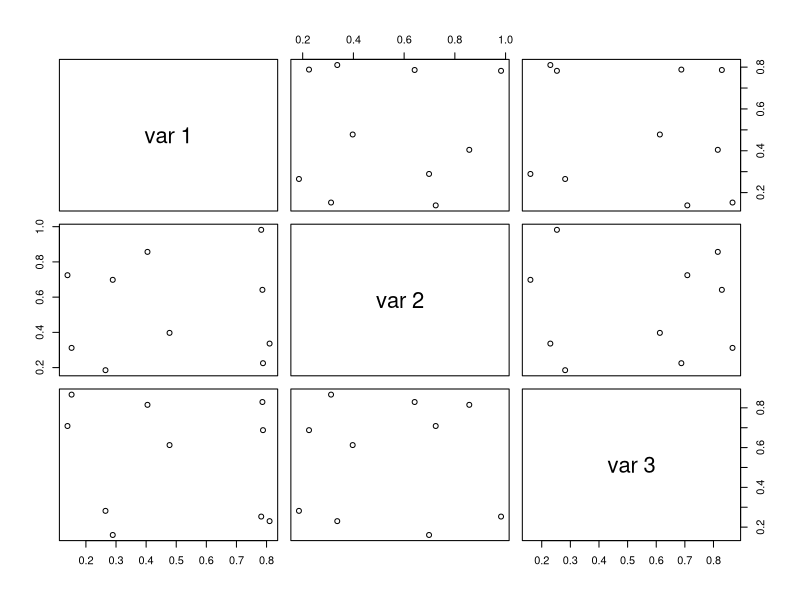
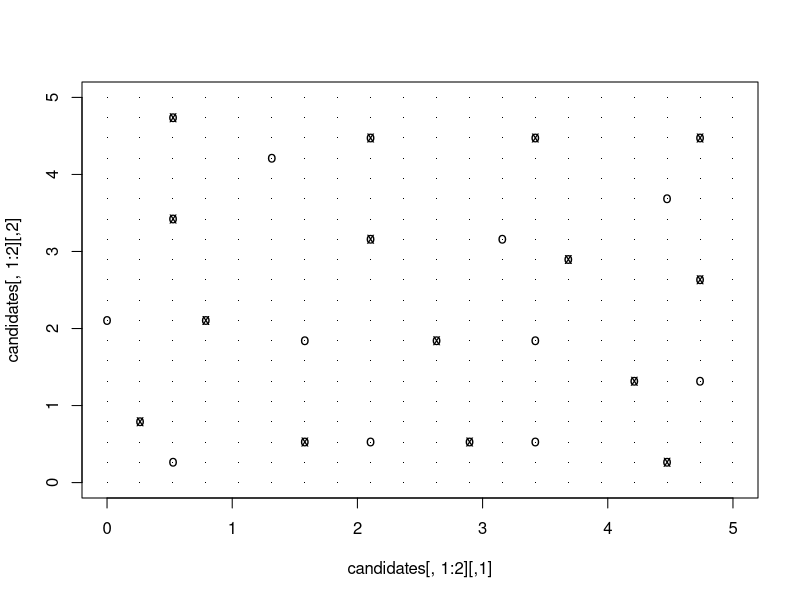
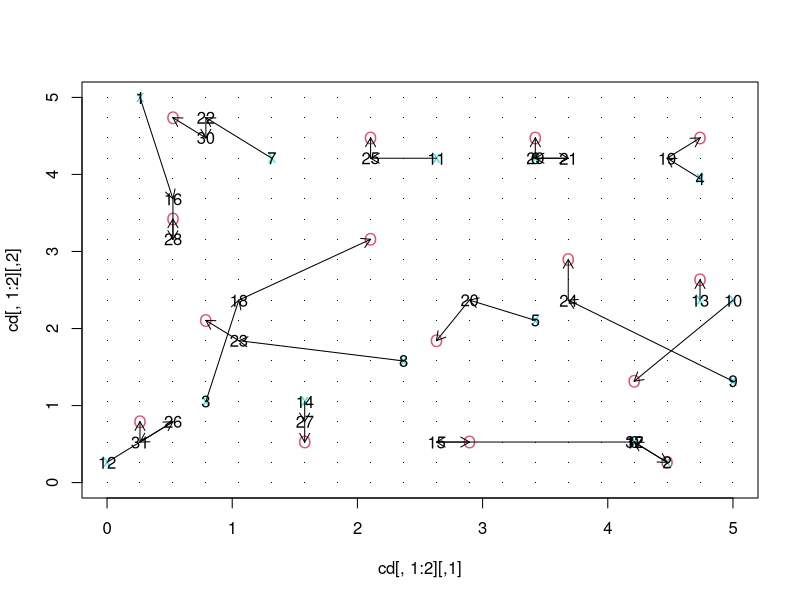
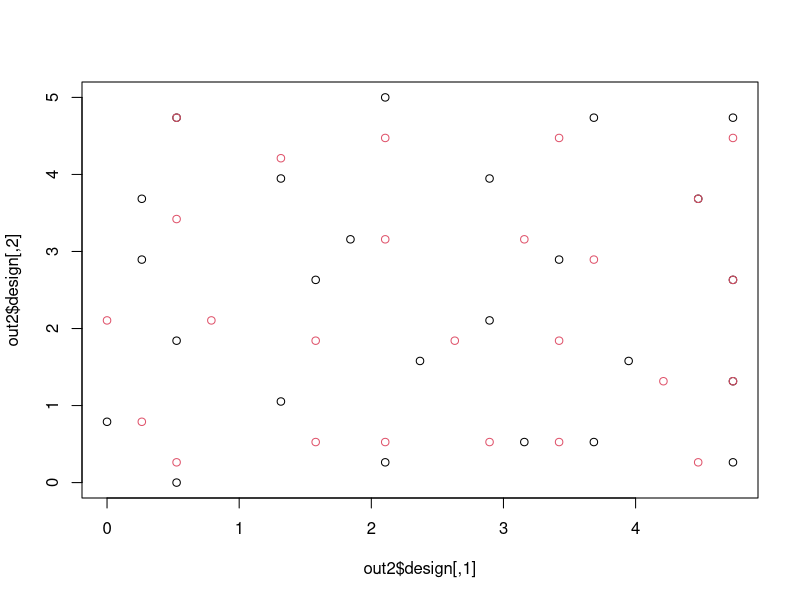
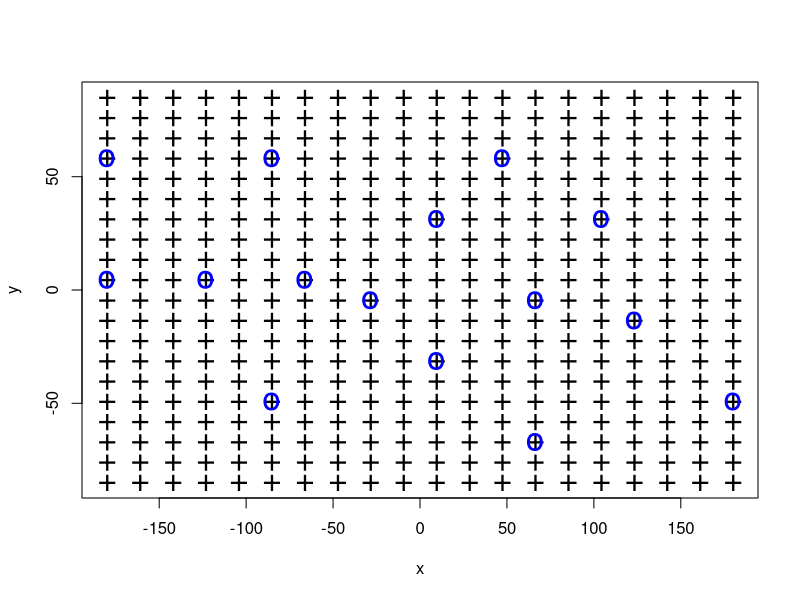
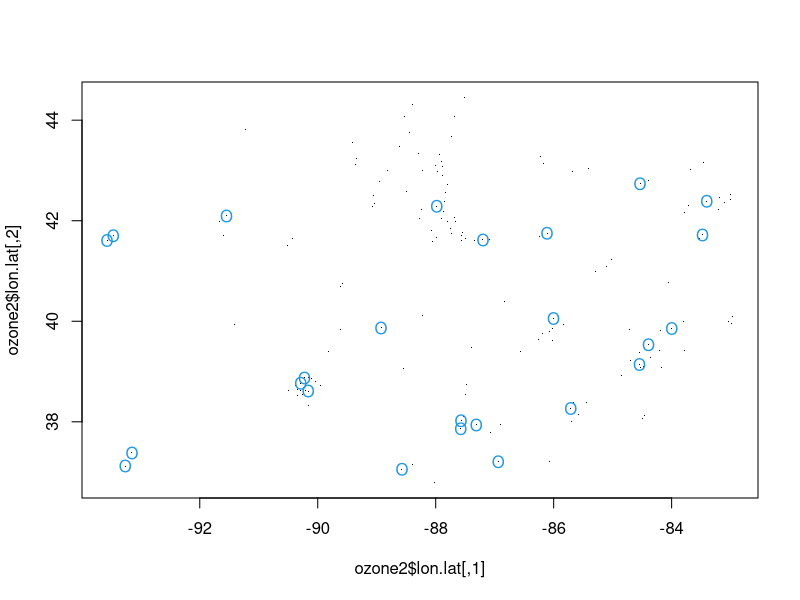

These charts were generated, in order, by the following R code:
library(fields)


### Name: cover.design
### Title: Computes Space-Filling "Coverage" designs using Swapping
###   Algorithm
### Aliases: cover.design
### Keywords: spatial

### ** Examples

##
## 
# first generate candidate set
set.seed(123) # setting seed so that you get the same thing I do!
test.df <- matrix( runif( 600), ncol=3)

test1.des<-cover.design(R=test.df,nd=10)

summary( test1.des)
plot( test1.des)

#
candidates<- make.surface.grid( list( seq( 0,5,,20), seq(0,5,,20)))
out<- cover.design( candidates, 15)

# find 10 more points keeping this original design fixed

out3<-cover.design( candidates, 10,fixed=out$best.id)
# see what happened

plot( candidates[,1:2], pch=".")
points( out$design, pch="x")
points( out3$design, pch="o")    

# here is a strange graph illustrating the swapping history for the
# the first design. Arrows show the swap done  
# at each pass through the design.

h<- out$history
cd<- candidates
plot( cd[,1:2], pch=".")
points( out$design, pch="O", col=2)
points( out$start.design, pch="x", col=5)  

arrows(
cd[h[,2],1],
cd[h[,2],2],
cd[h[,3],1],
cd[h[,3],2],length=.1)
text( cd[h[,2],1],
cd[h[,2],2], h[,1], cex=1.0 )
                               

#
# try this out using "Manhattan distance"
#  ( distance following a grid of city streets)

dist.man<- function(x1,x2) {
            d<- ncol( x1)
            temp<- abs(outer( x1[,1], x2[,1],'-'))
            for ( k in 2:d){
               temp<- temp+abs(outer( x1[,k], x2[,k],'-'))
            }
            temp }

# use the design from the Euclidean distance as the starting
#configuration.

cover.design( candidates, 15, DIST=dist.man, start= out3$best.id)-> out2
# this takes a while ...
plot( out2$design)
points( out3$design, col=2)

# find a design on the sphere
#

candidates<- make.surface.grid( list( x=seq( -180,180,,20), y= seq( -85,
85,,20)))

out4<-cover.design( candidates, 15, DIST=rdist.earth)
# this takes a while 

plot( candidates, pch="+", cex=2)
points(out4$design, pch="o", cex=2, col="blue")

# covering based on correlation for 153 ozone stations
#
data( ozone2)

cor.mat<-cor( ozone2$y, use="pairwise")

cor.dist<- function( x1,x2)
{matrix( 1-cor.mat[ x1,x2], ncol=length(x2))}

#
# find 25 points out of the 153
# here the "locations" are just the index but the distance is 
# determined by the correlation function. 
#
out5<-cover.design(cbind(1:153),25, DIST= cor.dist, scale.type="unscaled") 

plot( ozone2$lon.lat, pch=".")
points(  ozone2$lon.lat[out5$best.id,],pch="O", col=4)
#
# this seems a bit strange probably due some funny correlation values
#

# reset panel
set.panel(1,1)
 
